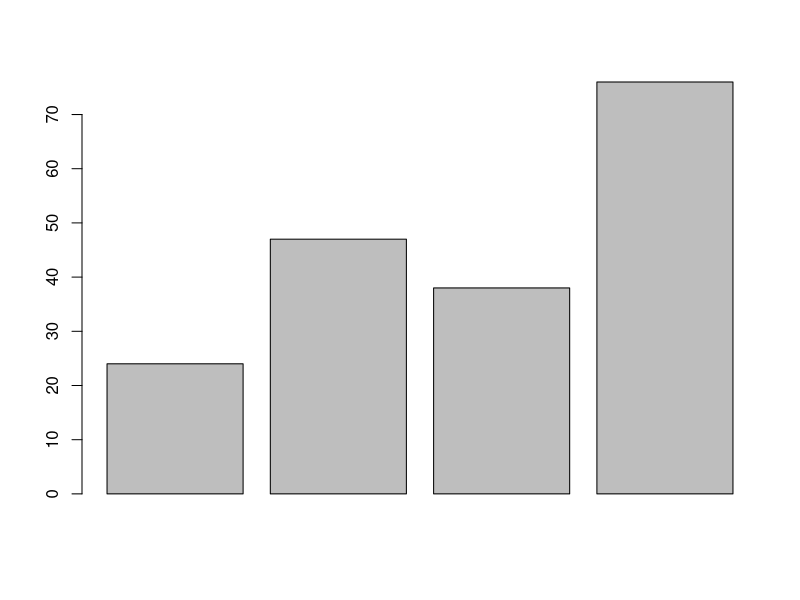

This figure's R source:
## ---- chunk 1
X.df <- data.frame(Name=c("Anna", "Fritz", "Lilian", "Werner"), Alter=c(24,47,38,76))
X.df
## ---- chunk 2
MaxAge <- max(X.df$Alter)
## ---- chunk 3
mean(X.df$Alter)
## ---- chunk 4
barplot(X.df$Alter)
